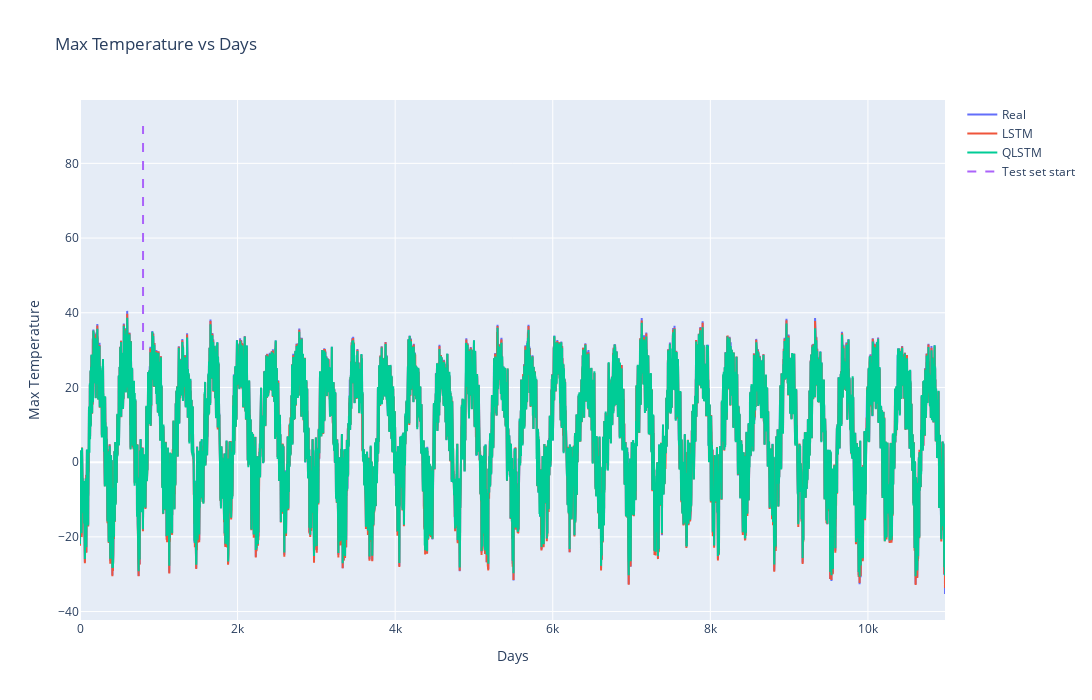

Notebook code cell kept with this figure:
### Markdown cell above
# _Prediction Line Chart_

### Code cell
real_trace = go.Scatter(x=list(range(10979)), y=df_out["max_temperature"], name='Real')
lstm_trace = go.Scatter(x=list(range(10979)), y=df_out["Model forecast"], name='LSTM')
qlstm_trace = go.Scatter(x=list(range(10979)), y=df_out_Q["Model forecast"], name='QLSTM')
test_set_start_line = go.Scatter(x=[size, size], y=[30, 90], mode='lines', name='Test set start', line=dict(dash='dash'))
data = [real_trace, lstm_trace, qlstm_trace, test_set_start_line]
layout = go.Layout(title='Max Temperature vs Days', xaxis_title='Days', yaxis_title='Max Temperature', width=1200, height=700)
fig = go.Figure(data=data, layout=layout)
fig.show()

### Figure 1 — Plotly figure (JSON) as saved in the notebook; plotly's stock layout.template omitted (floating-point values rounded to 4 significant figures; data arrays with more than 128 entries replaced by an {"elided": "..."} marker saying what was removed)
{"data": [{"name": "Real", "type": "scatter", "x": {"elided": "10979 int values"}, "y": {"elided": "10979 float values"}}, {"name": "LSTM", "type": "scatter", "x": {"elided": "10979 int values"}, "y": {"elided": "10979 float values"}}, {"name": "QLSTM", "type": "scatter", "x": {"elided": "10979 int values"}, "y": {"elided": "10979 float values"}}, {"line": {"dash": "dash"}, "mode": "lines", "name": "Test set start", "type": "scatter", "x": [800, 800], "y": [30, 90]}], "layout": {"height": 700, "title": {"text": "Max Temperature vs Days"}, "width": 1200, "xaxis": {"title": {"text": "Days"}}, "yaxis": {"title": {"text": "Max Temperature"}}}}
